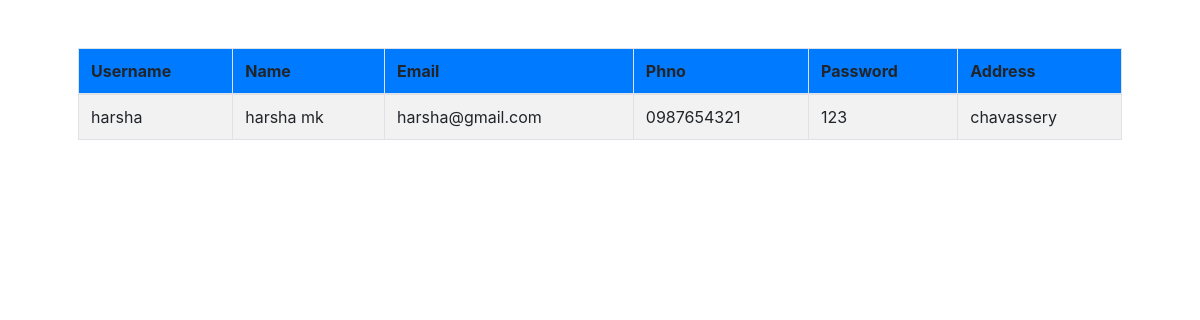
/admin/unregisterd.php, run on the app's committed database.
### tables this page shows
CREATE TABLE `user_tb` (
  `id` int(11) NOT NULL,
  `username` varchar(30) NOT NULL,
  `name` varchar(30) NOT NULL,
  `email` varchar(30) NOT NULL,
  `phno` varchar(15) NOT NULL,
  `password` varchar(30) NOT NULL,
  `address` varchar(50) NOT NULL,
  `status` varchar(50) NOT NULL
);

### admin/unregisterd.php (the view)
<?php include('../connection.php');
$query="select * from user_tb where status='unregistered'";
$res=mysqli_query($conn,$query);
if(mysqli_num_rows($res)>0)
{
?>
<html>
  <head>
  <link rel="stylesheet" href="../bootstrap-4.6.2-dist\css\bootstrap.min.css">
  </head>
  <div class="container p-5">
<table class="table table-bordered table-striped table-hover">
    <thead class="bg-primary">
        <th>Username</th>
        <th>Name</th>
        <th>Email</th>
        <th>Phno</th>
        <th>Password</th>
        <th>Address</th>
</thead>
<?php
while($row=mysqli_fetch_array($res))
{
    ?>
    <tr>
    <td><?php echo $row['username'];?></td>
    <td><?php echo $row['name'];?></td>
    <td><?php echo $row['email'];?></td>
    <td><?php echo $row['phno'];?></td>
    <td><?php echo $row['password'];?></td>
    <td><?php echo $row['address'];?></td>
</tr>
  <?php
}
}
else
{
  echo "no unregisterd users";
}
?>
</table>
</html>

### data on the page
user_tb: username "harsha", name "harsha mk", email "harsha@gmail.com", phno "0987654321", password "123", address "chavassery"
